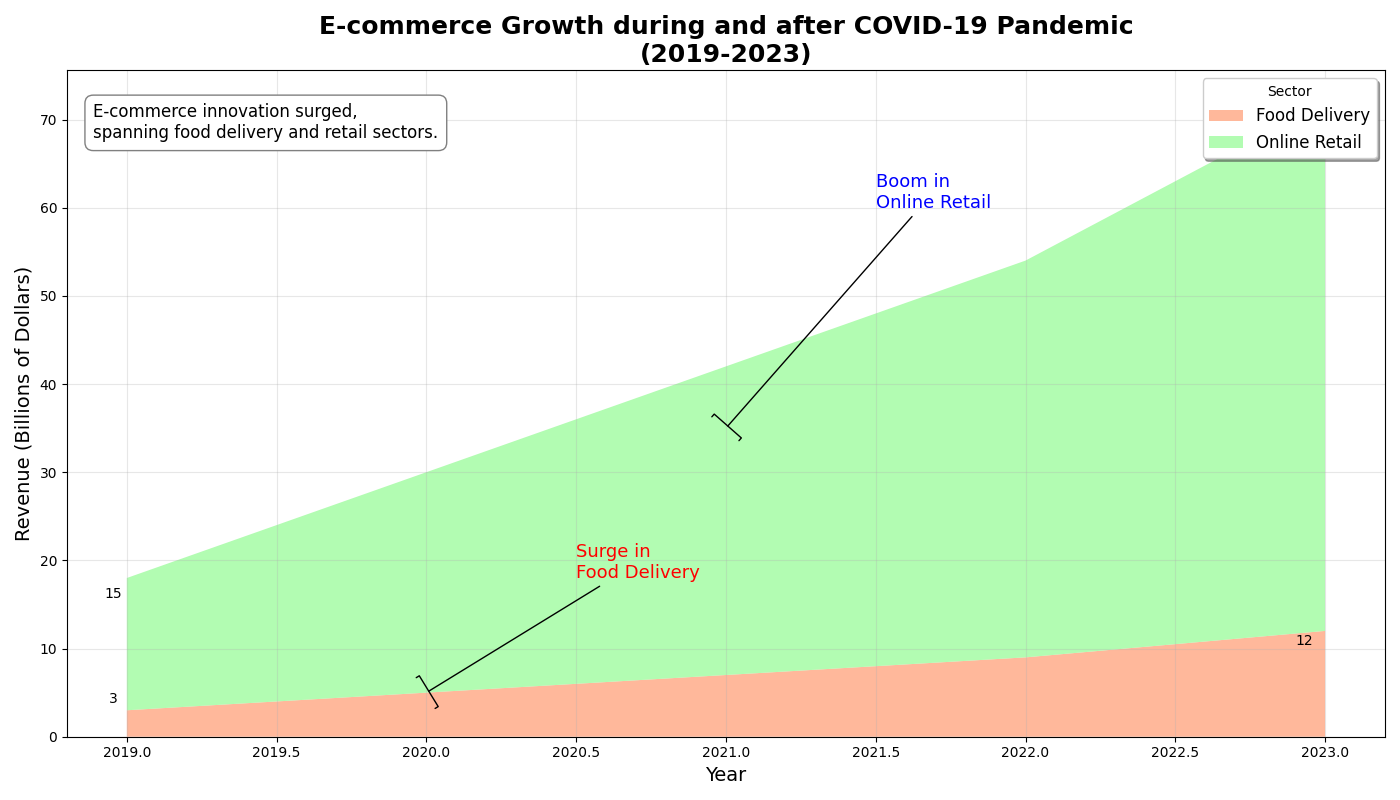

Reproduce this figure in Python.
import matplotlib.pyplot as plt
import numpy as np

years = np.arange(2019, 2024)
food_delivery = np.array([3, 5, 7, 9, 12])
online_retail = np.array([15, 25, 35, 45, 60])

ecommerce_data = np.vstack([food_delivery, online_retail])

fig, (ax1) = plt.subplots(figsize=(14, 8))

colors = ['#ffa07a', '#98fb98']
ax1.stackplot(years, ecommerce_data, labels=['Food Delivery', 'Online Retail'], 
              colors=colors, alpha=0.75)

ax1.set_title("E-commerce Growth during and after COVID-19 Pandemic\n(2019-2023)", fontsize=18, fontweight='bold')
ax1.set_xlabel('Year', fontsize=14)
ax1.set_ylabel('Revenue (Billions of Dollars)', fontsize=14)

ax1.legend(loc='upper right', fontsize=12, title='Sector', frameon=True, shadow=True)
ax1.grid(linestyle='-', alpha=0.3)

ax1.annotate('Surge in\nFood Delivery', xy=(2020, 5), xytext=(2020.5, 18),
             arrowprops=dict(facecolor='red', arrowstyle='-['),
             fontsize=13, color='red')

ax1.annotate('Boom in\nOnline Retail', xy=(2021, 35), xytext=(2021.5, 60),
             arrowprops=dict(facecolor='blue', arrowstyle='-['),
             fontsize=13, color='blue')

props = dict(boxstyle='round,pad=0.5', facecolor='white', edgecolor='gray')
textstr = ('E-commerce innovation surged,\n'
           'spanning food delivery and retail sectors.')
ax1.text(0.02, 0.95, textstr, transform=ax1.transAxes, fontsize=12,
         verticalalignment='top', bbox=props)

for idx, sector in enumerate(['Food Delivery', 'Online Retail']):
    ax1.annotate(f'{ecommerce_data[idx, 0]}', (2019, ecommerce_data[idx, 0]),
                 textcoords="offset points", xytext=(-10, 5), ha='center', color='black')
    ax1.annotate(f'{ecommerce_data[idx, -1]}', (2023, ecommerce_data[idx, -1] + np.sum(ecommerce_data[:idx, -1])),
                 textcoords="offset points", xytext=(-15, -10), ha='center', color='black')

plt.tight_layout()
plt.show()
